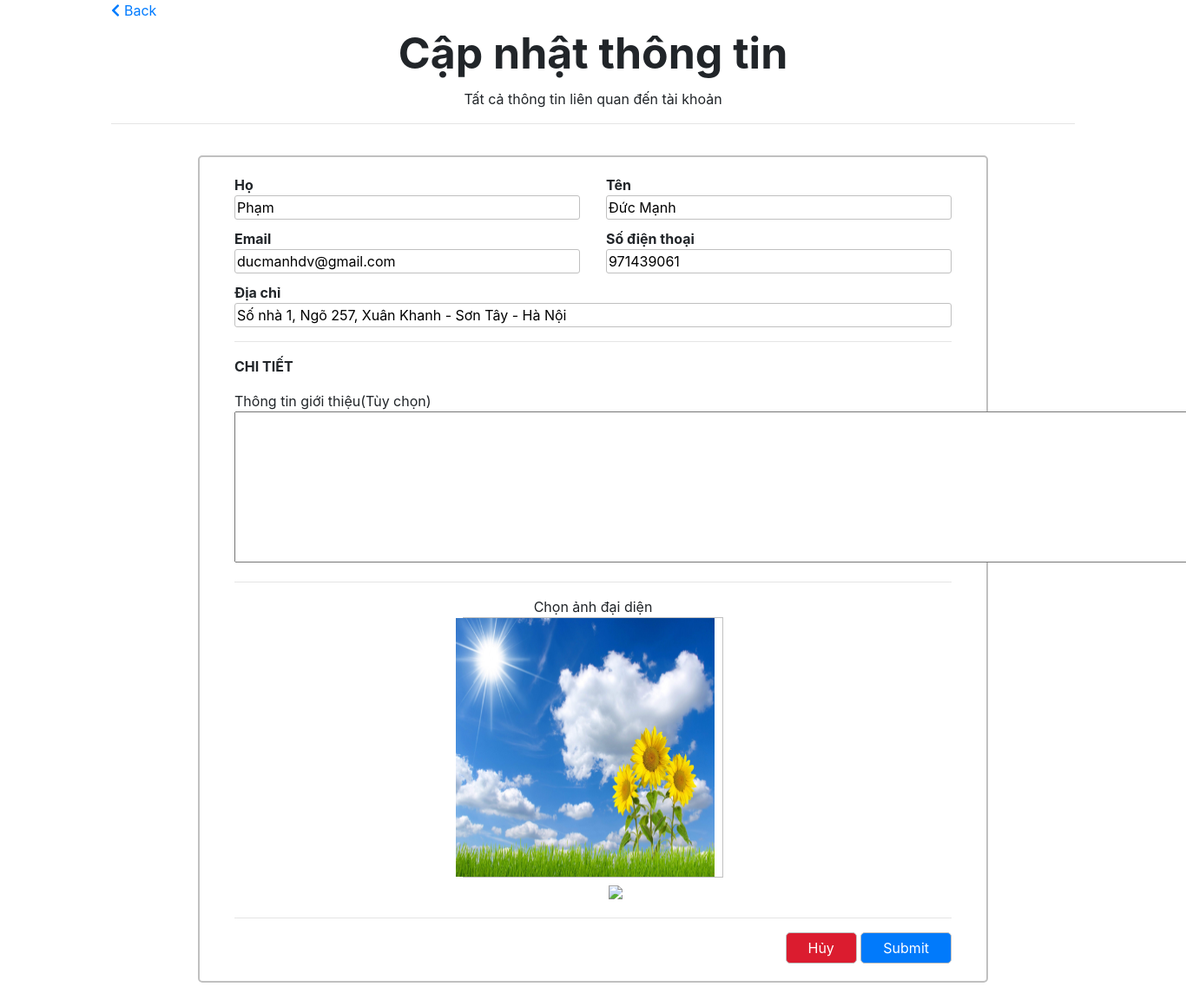
The page /admin/formthongtintk.php (signed in) on the database its author committed.
### tables this page shows
CREATE TABLE `thong_tin_tai_khoan` (
  `id` int(11) NOT NULL,
  `ho` varchar(255) DEFAULT NULL,
  `ten` varchar(255) DEFAULT NULL,
  `sdt` int(12) DEFAULT NULL,
  `email` varchar(255) DEFAULT NULL,
  `avatar` varchar(500) DEFAULT NULL,
  `dia_chi` varchar(500) DEFAULT NULL
);

### admin/formthongtintk.php (the view, shortened to what this page needs)
<!DOCTYPE html>
<html lang="en">
<head>
<link rel="stylesheet" href="https://maxcdn.bootstrapcdn.com/bootstrap/4.4.1/css/bootstrap.min.css">
<link rel="stylesheet" href="https://use.fontawesome.com/releases/v5.7.0/css/all.css">
</head>
<body>
	<?php
	$id = $_SESSION['id'];
		include('../connect.php');
		$dulieu = "select * from thong_tin_tai_khoan where id = $id";
	    $sql = mysqli_query($con,$dulieu);
	    $tt = mysqli_fetch_assoc($sql);
	?>
	<div class="all">
		<div class="container">
			<div class="back">
				<a href="thongtintaikhoan.php"><i style="margin-right: 5px" class="fas fa-chevron-left"></i><span>Back</span></a>
			</div>
			<div style="text-align: center;" class="text">
				<p style="margin-bottom: 3px"><b style="font-size: 50px">Cập nhật thông tin</b></p>
				<p>Tất cả thông tin liên quan đến tài khoản</p>
			</div>
			<hr>
			<div class="thong_tin">
				<form method="post" action="formthongtintk.php" id="thong_tin_tk" class="myform" enctype="multipart/form-data">
					<div class="ho_ten">
						<div class="row">
							<div class="col-md-6 col-lg-6 col-sm-6">
								<span><b>Họ</b></span><br>
								<input value="<?=$tt['ho']?>" type="text" name="ho">
							</div>
							<div class="col-md-6 col-lg-6 col-sm-6">
								<span><b>Tên</b></span><br>
								<input value="<?=$tt['ten']?>" type="text" name="ten">
							</div>
						</div>
					</div>
					<div style="margin-top: 10px;" class="email_dt">
						<div class="row">
							<div class="col-md-6 col-lg-6 col-sm-6">
								<span><b>Email</b></span><br>
								<input type="text" value="<?=$tt['email']?>"  name="email">
							</div>
							<div class="col-md-6 col-lg-6 col-sm-6">
								<span><b>Số điện thoại</b></span><br>
								<input type="text" value="<?=$tt['sdt']?>" name="sdt">
							</div>
						</div>
					</div>
					<div style="margin-top: 10px" class="dia_chi">
						<span><b>Địa chỉ</b></span><BR>
						<input type="text" value="<?=$tt['dia_chi']?>" name="dia_chi">
					</div>
					<hr>
					<p><b>CHI TIẾT</b></p>
					<div class="gioi_thieu">
						<span>Thông tin giới thiệu(Tùy chọn)</span><br>
						<textarea rows="7" cols="112"></textarea>
					</div>
					<hr>
					<div style="text-align: center;" class="avatar">
						<span>Chọn ảnh đại diện</span><br>
						<div style="width: 300px;height: 300px;border: 1px solid silver;display: inline-block;text-align: center;" class="khung">
							<?php
								if($tt['avatar'] != ""){
							?>
								<img style="width: 100%;height: 100%;" src="../images/<?=$tt['avatar']?>">
							<?php
							}
							?>
						</div><br>
						<img style="width: 100px" src="https://www.drupal.org/files/styles/grid-3-2x/public/project-images/drupal-addtoany-logo.png?itok=Jov4E6y1">
					</div>
					<hr>
					<div style="text-align: right;" class="gui">
						<button><a href="">Hủy</a></button>
						<input type="submit" name="submit">
					</div>
				</form>
			</div>
		</div>
	</div>
</body>
</html>

### admin/formthongtintk.php (style rules this page uses)
.thong_tin { padding: 20px 100px; }
#thong_tin_tk { border: 2px solid silver; padding: 20px 40px; border-radius: 5px; }
.ho_ten input { width: 100%; border-radius: 3px; border: 1px solid silver; }
.email_dt input { width: 100%; border-radius: 3px; border: 1px solid silver; }
.dia_chi input { width: 100%; border-radius: 3px; border: 1px solid silver; }
.avatar img { position: relative; left: -18%; }
.gui input { padding: 5px 25px; border-radius: 5px; border: 1px solid silver; background: #017afb; color: #fff; }
.gui button { padding: 5px 25px; border-radius: 5px; border: 1px solid silver; background: #db1c2f; }
.gui button a { text-decoration: none; color: #fff; }
.khung { text-align: center; }
.khung img { width: 100%; height: 100%; position: relative; left: -9px; }

### rows shown on the page
thong_tin_tai_khoan: ho "Phạm", ten "Đức Mạnh", email "ducmanhdv@gmail.com", sdt "971439061", dia_chi "Số nhà 1, Ngõ 257, Xuân Khanh - Sơn Tây - Hà Nội", avatar (picture)
